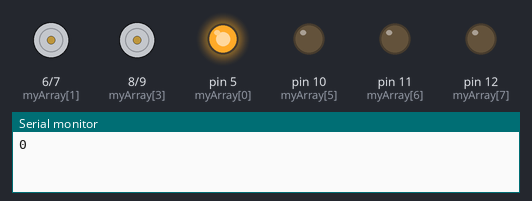
This sketch was run on a simulated Arduino Uno, built with avr-gcc and run on an emulated ATmega328P. On the bench: motor-driver pin pairs drawn as motors (green arrow = first pin HIGH = forward, orange = second pin HIGH = backward, longer = more drive), output pins drawn as LEDs (lit = HIGH), the last lines printed to the serial monitor. Random numbers use the default seed unless the sketch sets one.

Above: at 0.05 s.
At 4.85 s:
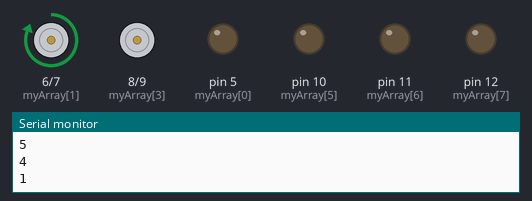
At 9.86 s:
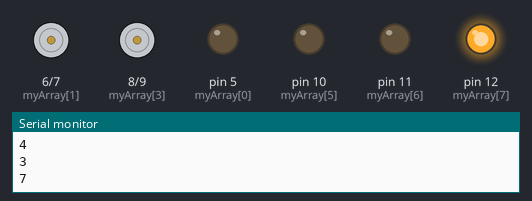
At 19.96 s:
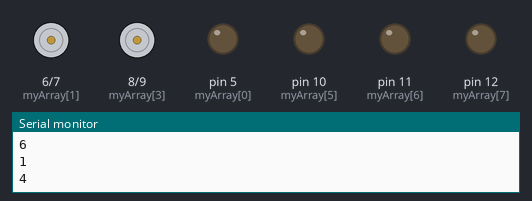
At 29.87 s:
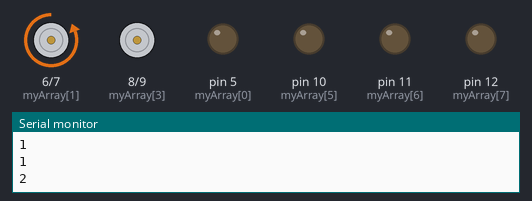
At 39.88 s:
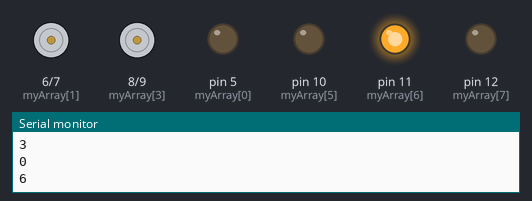
Timing chart, 0 to 40.0 s (numbered marks = the images above):
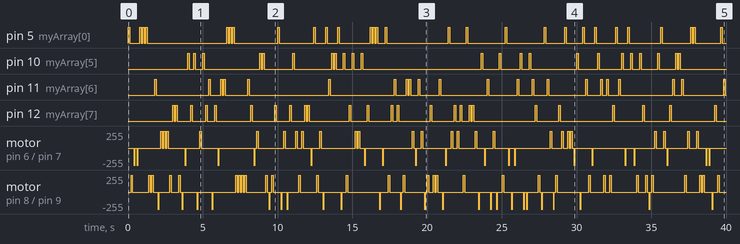

The sketch:

randomArray.ino
```cpp
// Array Fade Example  http://arduino.cc/en/Reference/Array
int myArray[] = { 5, 6, 7, 8 ,9, 10, 11, 12};     // an array of pin numbers to which LEDs are attached (indices 0-7)
int numPins = 8;                                  // the number of pins in the array
int randomLed;

void setup()  {
  for (int i = 0; i < numPins; i++)  {   //use an array to set all pins as outputs
    pinMode(myArray[i], OUTPUT);
  }
  Serial.begin(9600);                   //set up serial communication
  randomSeed(analogRead(0));            //this will make psudo random numbers seem more random
}

void loop()  {
  randomLed = random(8);
  Serial.println(randomLed);

  digitalWrite(myArray[randomLed], HIGH);
  delay(100);
  digitalWrite(myArray[randomLed], LOW);
  delay(100);
}
```

Measured:
- by itself, pin 5 (myArray[0]): LOW → HIGH at 0.00 s, → LOW 0.10 s later, → HIGH 0.70 s later, → LOW 0.10 s later, … (56 changes in this stretch)
- by itself, pin 10 (myArray[5]): LOW → HIGH at 4.0 s, → LOW 0.10 s later, → HIGH 0.30 s later, → LOW 0.10 s later, … (46 changes in this stretch)
- by itself, pin 11 (myArray[6]): LOW → HIGH at 1.8 s, → LOW 0.10 s later, → HIGH 3.5 s later, → LOW 0.10 s later, … (44 changes in this stretch)
- by itself, pin 12 (myArray[7]): LOW → HIGH at 3.0 s, → LOW 0.10 s later, → HIGH 0.10 s later, → LOW 0.10 s later, … (50 changes in this stretch)
- by itself, motor on pin 8 (myArray[3]) / pin 9 (myArray[4]): stopped → forward 255/255 at 0.20 s, → stopped 0.10 s later, → forward 255/255 1.1 s later, → stopped 0.10 s later, … (114 changes in this stretch)
- by itself, motor on pin 6 (myArray[1]) / pin 7 (myArray[2]): stopped → backward 255/255 at 0.40 s, → stopped 0.10 s later, → backward 255/255 0.10 s later, → stopped 0.10 s later, … (90 changes in this stretch)
